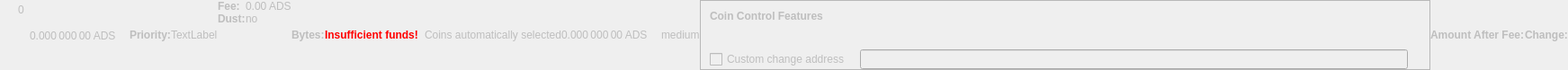
    <widget class="QWidget" name="dummyHideWidget" native="true">
     <property name="enabled">
      <bool>false</bool>
     </property>
     <property name="maximumSize">
      <size>
       <width>100</width>
       <height>22</height>
      </size>
     </property>
     <layout class="QHBoxLayout" name="dummyHideLayout">
      <property name="spacing">
       <number>0</number>
      </property>
      <property name="leftMargin">
       <number>0</number>
      </property>
      <property name="topMargin">
       <number>0</number>
      </property>
      <property name="rightMargin">
       <number>0</number>
      </property>
      <property name="bottomMargin">
       <number>0</number>
      </property>
      <item>
       <layout class="QFormLayout" name="formLayoutCoinControl1">
        <property name="horizontalSpacing">
         <number>10</number>
        </property>
        <property name="verticalSpacing">
         <number>14</number>
        </property>
        <property name="leftMargin">
         <number>10</number>
        </property>
        <property name="topMargin">
         <number>4</number>
        </property>
        <property name="rightMargin">
         <number>6</number>
        </property>
        <item row="0" column="1">
         <widget class="QLabel" name="labelCoinControlBytes">
          <property name="cursor">
           <cursorShape>IBeamCursor</cursorShape>
          </property>
          <property name="contextMenuPolicy">
           <enum>Qt::ActionsContextMenu</enum>
          </property>
          <property name="text">
           <string notr="true">0</string>
          </property>
          <property name="textInteractionFlags">
           <set>Qt::LinksAccessibleByMouse|Qt::TextSelectableByKeyboard|Qt::TextSelectableByMouse</set>
          </property>
         </widget>
        </item>
       </layout>
      </item>
      <item>
       <widget class="QLabel" name="labelCoinControlAfterFee">
        <property name="enabled">
         <bool>false</bool>
        </property>
        <property name="sizePolicy">
         <sizepolicy hsizetype="Fixed" vsizetype="Fixed">
          <horstretch>0</horstretch>
          <verstretch>0</verstretch>
         </sizepolicy>
        </property>
        <property name="minimumSize">
         <size>
          <width>111</width>
          <height>12</height>
         </size>
        </property>
        <property name="maximumSize">
         <size>
          <width>111</width>
          <height>12</height>
         </size>
        </property>
        <property name="cursor">
         <cursorShape>IBeamCursor</cursorShape>
        </property>
        <property name="contextMenuPolicy">
         <enum>Qt::ActionsContextMenu</enum>
        </property>
        <property name="text">
         <string notr="true">0.000 000 00 ADS</string>
        </property>
        <property name="textInteractionFlags">
         <set>Qt::LinksAccessibleByMouse|Qt::TextSelectableByKeyboard|Qt::TextSelectableByMouse</set>
        </property>
       </widget>
      </item>
      <item>
       <widget class="QLabel" name="labelCoinControlPriorityText">
        <property name="enabled">
         <bool>false</bool>
        </property>
        <property name="font">
         <font>
          <weight>75</weight>
          <bold>true</bold>
         </font>
        </property>
        <property name="text">
         <string>Priority:</string>
        </property>
       </widget>
      </item>
      <item>
       <layout class="QHBoxLayout" name="horizontalLayout">
        <item>
         <widget class="QLabel" name="WarningLabel">
          <property name="text">
           <string>TextLabel</string>
          </property>
         </widget>
        </item>
       </layout>
      </item>
      <item>
       <layout class="QFormLayout" name="formLayoutCoinControl3">
        <property name="horizontalSpacing">
         <number>0</number>
        </property>
        <property name="verticalSpacing">
         <number>0</number>
        </property>
        <property name="leftMargin">
         <number>0</number>
        </property>
        <property name="topMargin">
         <number>0</number>
        </property>
        <property name="rightMargin">
         <number>0</number>
        </property>
        <item row="0" column="0">
         <widget class="QLabel" name="labelCoinControlFeeText">
          <property name="enabled">
           <bool>false</bool>
          </property>
          <property name="font">
           <font>
            <weight>75</weight>
            <bold>true</bold>
           </font>
          </property>
          <property name="text">
           <string>Fee:</string>
          </property>
          <property name="margin">
           <number>0</number>
          </property>
         </widget>
        </item>
        <item row="0" column="1">
         <widget class="QLabel" name="labelCoinControlFee">
          <property name="enabled">
           <bool>false</bool>
          </property>
          <property name="cursor">
           <cursorShape>IBeamCursor</cursorShape>
          </property>
          <property name="contextMenuPolicy">
           <enum>Qt::ActionsContextMenu</enum>
          </property>
          <property name="text">
           <string notr="true">0.00 ADS</string>
          </property>
          <property name="textInteractionFlags">
           <set>Qt::LinksAccessibleByMouse|Qt::TextSelectableByKeyboard|Qt::TextSelectableByMouse</set>
          </property>
         </widget>
        </item>
        <item row="1" column="0">
         <widget class="QLabel" name="labelCoinControlLowOutputText">
          <property name="enabled">
           <bool>false</bool>
          </property>
          <property name="font">
           <font>
            <weight>75</weight>
            <bold>true</bold>
           </font>
          </property>
          <property name="text">
           <string>Dust:</string>
          </property>
         </widget>
        </item>
        <item row="1" column="1">
         <widget class="QLabel" name="labelCoinControlLowOutput">
          <property name="enabled">
           <bool>false</bool>
          </property>
          <property name="cursor">
           <cursorShape>IBeamCursor</cursorShape>
          </property>
          <property name="contextMenuPolicy">
           <enum>Qt::ActionsContextMenu</enum>
          </property>
          <property name="text">
           <string>no</string>
          </property>
          <property name="textInteractionFlags">
           <set>Qt::LinksAccessibleByMouse|Qt::TextSelectableByKeyboard|Qt::TextSelectableByMouse</set>
          </property>
         </widget>
        </item>
       </layout>
      </item>
      <item>
       <widget class="QLabel" name="labelCoinControlBytesText">
        <property name="enabled">
         <bool>false</bool>
        </property>
        <property name="font">
         <font>
          <weight>75</weight>
          <bold>true</bold>
         </font>
        </property>
        <property name="text">
         <string>Bytes:</string>
        </property>
       </widget>
      </item>
      <item>
       <layout class="QFormLayout" name="formLayoutCoinControl2">
        <property name="horizontalSpacing">
         <number>0</number>
        </property>
        <property name="verticalSpacing">
         <number>0</number>
        </property>
        <property name="leftMargin">
         <number>0</number>
        </property>
        <property name="topMargin">
         <number>0</number>
        </property>
        <property name="rightMargin">
         <number>0</number>
        </property>
       </layout>
      </item>
      <item>
       <layout class="QHBoxLayout" name="horizontalLayoutCoinControl2">
        <property name="spacing">
         <number>0</number>
        </property>
        <property name="bottomMargin">
         <number>0</number>
        </property>
       </layout>
      </item>
      <item>
       <widget class="QLabel" name="labelCoinControlInsuffFunds">
        <property name="enabled">
         <bool>false</bool>
        </property>
        <property name="minimumSize">
         <size>
          <width>0</width>
          <height>0</height>
         </size>
        </property>
        <property name="font">
         <font>
          <weight>75</weight>
          <bold>true</bold>
         </font>
        </property>
        <property name="styleSheet">
         <string notr="true">color:red;font-weight:bold;</string>
        </property>
        <property name="text">
         <string>Insufficient funds!</string>
        </property>
        <property name="margin">
         <number>5</number>
        </property>
       </widget>
      </item>
      <item>
       <layout class="QFormLayout" name="formLayoutCoinControl4">
        <property name="horizontalSpacing">
         <number>0</number>
        </property>
        <property name="verticalSpacing">
         <number>0</number>
        </property>
        <property name="leftMargin">
         <number>0</number>
        </property>
        <property name="topMargin">
         <number>0</number>
        </property>
        <property name="rightMargin">
         <number>0</number>
        </property>
       </layout>
      </item>
      <item>
       <widget class="QLabel" name="labelCoinControlChangeLabel">
        <property name="enabled">
         <bool>false</bool>
        </property>
        <property name="sizePolicy">
         <sizepolicy hsizetype="Preferred" vsizetype="Expanding">
          <horstretch>0</horstretch>
          <verstretch>0</verstretch>
         </sizepolicy>
        </property>
        <property name="minimumSize">
         <size>
          <width>0</width>
          <height>0</height>
         </size>
        </property>
        <property name="text">
         <string/>
        </property>
        <property name="margin">
         <number>3</number>
        </property>
       </widget>
      </item>
      <item>
       <widget class="QLabel" name="labelCoinControlAutomaticallySelected">
        <property name="enabled">
         <bool>false</bool>
        </property>
        <property name="sizePolicy">
         <sizepolicy hsizetype="Fixed" vsizetype="Fixed">
          <horstretch>0</horstretch>
          <verstretch>0</verstretch>
         </sizepolicy>
        </property>
        <property name="minimumSize">
         <size>
          <width>0</width>
          <height>0</height>
         </size>
        </property>
        <property name="maximumSize">
         <size>
          <width>240</width>
          <height>16777215</height>
         </size>
        </property>
        <property name="text">
         <string>Coins automatically selected</string>
        </property>
        <property name="margin">
         <number>5</number>
        </property>
       </widget>
      </item>
      <item>
       <widget class="QLabel" name="labelCoinControlChange">
        <property name="enabled">
         <bool>false</bool>
        </property>
        <property name="sizePolicy">
         <sizepolicy hsizetype="Fixed" vsizetype="Fixed">
          <horstretch>0</horstretch>
          <verstretch>0</verstretch>
         </sizepolicy>
        </property>
        <property name="minimumSize">
         <size>
          <width>111</width>
          <height>0</height>
         </size>
        </property>
        <property name="maximumSize">
         <size>
          <width>111</width>
          <height>16777215</height>
         </size>
        </property>
        <property name="cursor">
         <cursorShape>IBeamCursor</cursorShape>
        </property>
        <property name="contextMenuPolicy">
         <enum>Qt::ActionsContextMenu</enum>
        </property>
        <property name="text">
         <string notr="true">0.000 000 00 ADS</string>
        </property>
        <property name="textInteractionFlags">
         <set>Qt::LinksAccessibleByMouse|Qt::TextSelectableByKeyboard|Qt::TextSelectableByMouse</set>
        </property>
       </widget>
      </item>
      <item>
       <widget class="QLabel" name="labelCoinControlPriority">
        <property name="enabled">
         <bool>false</bool>
        </property>
        <property name="cursor">
         <cursorShape>IBeamCursor</cursorShape>
        </property>
        <property name="contextMenuPolicy">
         <enum>Qt::ActionsContextMenu</enum>
        </property>
        <property name="text">
         <string>medium</string>
        </property>
        <property name="textInteractionFlags">
         <set>Qt::LinksAccessibleByMouse|Qt::TextSelectableByKeyboard|Qt::TextSelectableByMouse</set>
        </property>
       </widget>
      </item>
      <item>
       <widget class="QFrame" name="frameCoinControl">
        <property name="sizePolicy">
         <sizepolicy hsizetype="Expanding" vsizetype="Expanding">
          <horstretch>0</horstretch>
          <verstretch>0</verstretch>
         </sizepolicy>
        </property>
        <property name="maximumSize">
         <size>
          <width>16777215</width>
          <height>16777215</height>
         </size>
        </property>
        <property name="frameShape">
         <enum>QFrame::StyledPanel</enum>
        </property>
        <property name="frameShadow">
         <enum>QFrame::Sunken</enum>
        </property>
        <layout class="QVBoxLayout" name="verticalLayoutCoinControl2_2">
         <property name="spacing">
          <number>0</number>
         </property>
         <property name="leftMargin">
          <number>0</number>
         </property>
         <property name="topMargin">
          <number>0</number>
         </property>
         <property name="rightMargin">
          <number>0</number>
         </property>
         <property name="bottomMargin">
          <number>0</number>
         </property>
         <item>
          <layout class="QVBoxLayout" name="verticalLayoutCoinControl" stretch="0,0,0,1">
           <property name="spacing">
            <number>0</number>
           </property>
           <property name="leftMargin">
            <number>10</number>
           </property>
           <property name="topMargin">
            <number>10</number>
           </property>
           <item>
            <layout class="QHBoxLayout" name="horizontalLayoutCoinControl1">
             <property name="bottomMargin">
              <number>15</number>
             </property>
             <item>
              <widget class="QLabel" name="labelCoinControlFeatures">
               <property name="enabled">
                <bool>false</bool>
               </property>
               <property name="sizePolicy">
                <sizepolicy hsizetype="Preferred" vsizetype="Maximum">
                 <horstretch>0</horstretch>
                 <verstretch>0</verstretch>
                </sizepolicy>
               </property>
               <property name="font">
                <font>
                 <weight>75</weight>
                 <bold>true</bold>
                </font>
               </property>
               <property name="styleSheet">
                <string notr="true">font-weight:bold;</string>
               </property>
               <property name="text">
                <string>Coin Control Features</string>
               </property>
              </widget>
             </item>
            </layout>
           </item>
           <item>
            <widget class="QWidget" name="widgetCoinControl" native="true">
             <property name="sizePolicy">
              <sizepolicy hsizetype="Preferred" vsizetype="Preferred">
               <horstretch>0</horstretch>
               <verstretch>0</verstretch>
              </sizepolicy>
             </property>
             <property name="minimumSize">
              <size>
               <width>0</width>
               <height>0</height>
              </size>
             </property>
             <property name="styleSheet">
              <string notr="true"/>
             </property>
             <layout class="QHBoxLayout" name="horizontalLayoutCoinControl5_2">
              <property name="leftMargin">
               <number>0</number>
              </property>
              <property name="topMargin">
               <number>0</number>
              </property>
              <property name="rightMargin">
               <number>0</number>
              </property>
              <property name="bottomMargin">
               <number>0</number>
              </property>
              <item>
               <layout class="QHBoxLayout" name="horizontalLayoutCoinControl3">
                <property name="spacing">
                 <number>20</number>
                </property>
                <property name="topMargin">
                 <number>0</number>
                </property>
                <property name="bottomMargin">
                 <number>10</number>
                </property>
               </layout>
              </item>
             </layout>
            </widget>
           </item>
           <item>
            <layout class="QHBoxLayout" name="horizontalLayoutCoinControl4" stretch="0,0,0">
             <property name="spacing">
              <number>12</number>
             </property>
             <property name="sizeConstraint">
              <enum>QLayout::SetDefaultConstraint</enum>
             </property>
             <property name="topMargin">
              <number>5</number>
             </property>
             <property name="rightMargin">
              <number>5</number>
             </property>
             <item>
              <widget class="QCheckBox" name="checkBoxCoinControlChange">
               <property name="enabled">
                <bool>false</bool>
               </property>
               <property name="toolTip">
                <string>If this is activated, but the change address is empty or invalid, change will be sent to a newly generated address.</string>
               </property>
               <property name="text">
                <string>Custom change address</string>
               </property>
              </widget>
             </item>
             <item>
              <widget class="QValidatedLineEdit" name="lineEditCoinControlChange">
               <property name="enabled">
                <bool>false</bool>
               </property>
               <property name="sizePolicy">
                <sizepolicy hsizetype="Expanding" vsizetype="Fixed">
                 <horstretch>0</horstretch>
                 <verstretch>0</verstretch>
                </sizepolicy>
               </property>
              </widget>
             </item>
             <item>
              <widget class="QLabel" name="labelCoinControlChangeLabel_2">
               <property name="sizePolicy">
                <sizepolicy hsizetype="Preferred" vsizetype="Expanding">
                 <horstretch>0</horstretch>
                 <verstretch>0</verstretch>
                </sizepolicy>
               </property>
               <property name="minimumSize">
                <size>
                 <width>0</width>
                 <height>0</height>
                </size>
               </property>
               <property name="text">
                <string/>
               </property>
               <property name="margin">
                <number>3</number>
               </property>
              </widget>
             </item>
            </layout>
           </item>
           <item>
            <spacer name="verticalSpacerCoinControl">
             <property name="orientation">
              <enum>Qt::Vertical</enum>
             </property>
             <property name="sizeHint" stdset="0">
              <size>
               <width>800</width>
               <height>1</height>
              </size>
             </property>
            </spacer>
           </item>
          </layout>
         </item>
        </layout>
       </widget>
      </item>
      <item>
       <widget class="QLabel" name="labelCoinControlAfterFeeText">
        <property name="enabled">
         <bool>false</bool>
        </property>
        <property name="minimumSize">
         <size>
          <width>0</width>
          <height>0</height>
         </size>
        </property>
        <property name="maximumSize">
         <size>
          <width>16777215</width>
          <height>16777215</height>
         </size>
        </property>
        <property name="font">
         <font>
          <weight>75</weight>
          <bold>true</bold>
         </font>
        </property>
        <property name="text">
         <string>Amount After Fee:</string>
        </property>
        <property name="alignment">
         <set>Qt::AlignLeading|Qt::AlignLeft|Qt::AlignVCenter</set>
        </property>
        <property name="margin">
         <number>0</number>
        </property>
       </widget>
      </item>
      <item>
       <widget class="QLabel" name="labelCoinControlChangeText">
        <property name="enabled">
         <bool>false</bool>
        </property>
        <property name="sizePolicy">
         <sizepolicy hsizetype="Preferred" vsizetype="Preferred">
          <horstretch>0</horstretch>
          <verstretch>0</verstretch>
         </sizepolicy>
        </property>
        <property name="minimumSize">
         <size>
          <width>0</width>
          <height>0</height>
         </size>
        </property>
        <property name="maximumSize">
         <size>
          <width>16777215</width>
          <height>16777215</height>
         </size>
        </property>
        <property name="font">
         <font>
          <weight>75</weight>
          <bold>true</bold>
         </font>
        </property>
        <property name="text">
         <string>Change:</string>
        </property>
        <property name="alignment">
         <set>Qt::AlignLeading|Qt::AlignLeft|Qt::AlignVCenter</set>
        </property>
       </widget>
      </item>
     </layout>
    </widget>
